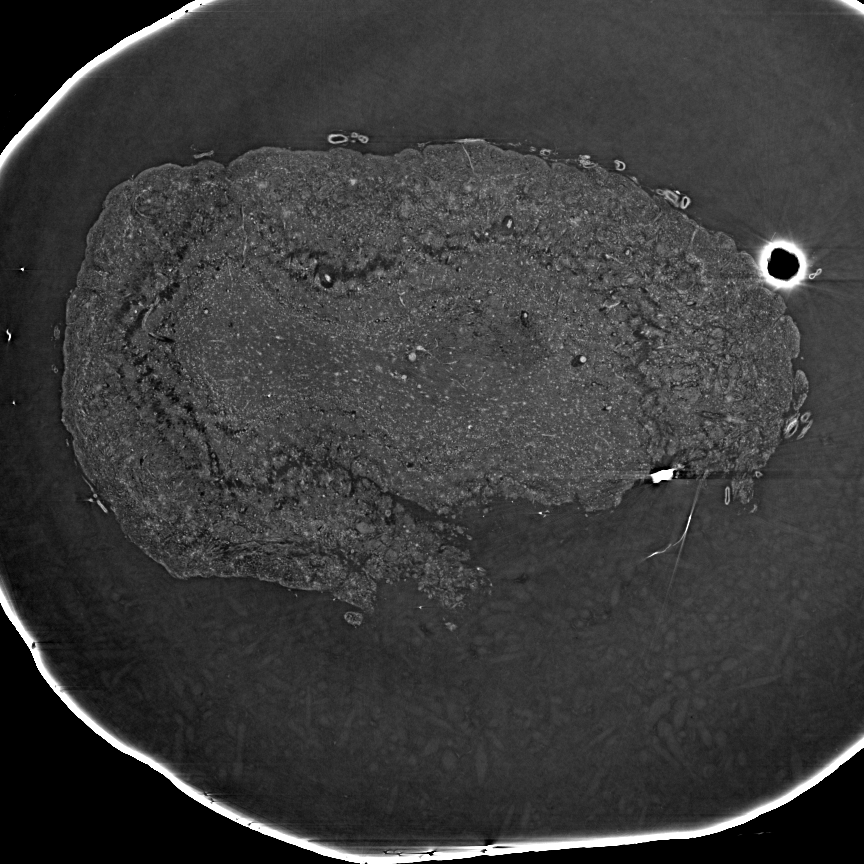
#> input picture data/test/x/reco_0011.tif, 864 x 864 px, found by its file name; its folder holds only this picture in this run
$ python flip_data.py
#> lines starting #> are read from the running program, lines starting #| are printed output that depends on the picture
import os
import argparse
import tifffile
from PIL import Image
import numpy as np

def copy_and_augment_files(src_dir, dest_dir, files, prefix, folder_type):
#> called with src_dir = 'data-100-200-color/val/x', dest_dir = 'data-100-200-color/val/x', prefix = 'ver', folder_type = 'x'
    os.makedirs(dest_dir, exist_ok=True)

    for file in files:
        src_file_path = os.path.join(src_dir, file)

        if folder_type == 'x' and file.endswith('.tif'):
            img = tifffile.imread(src_file_path)
#> img is the input picture: shape (864, 864) float32; min 0, max 1, mean 0.234
            save_func = tifffile.imwrite

        elif folder_type == 'y' and file.endswith('.png'):
            img = np.array(Image.open(src_file_path))
            save_func = lambda path, data: Image.fromarray(data).save(path)

        else:
            print(f"Skipping unsupported file: {file}")
            continue

        new_filename = file.replace('ori', prefix)
        dest_file_path = os.path.join(dest_dir, new_filename)
        save_func(dest_file_path, img)

        if prefix == 'ver' or prefix == 'dbl':
            ver_img = img[::-1, ...]
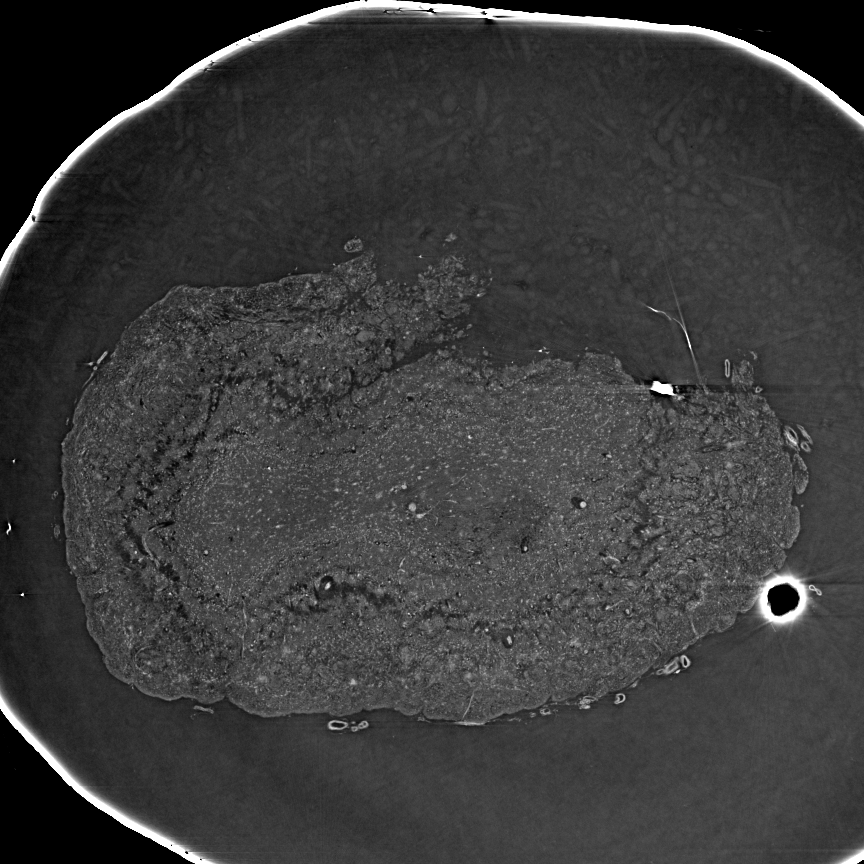
#> ver_img: shape (864, 864) float32; min 0, max 1, mean 0.234
            ver_file_path = dest_file_path.replace(prefix, 'ver')
            save_func(ver_file_path, ver_img)

        if prefix == 'hor' or prefix == 'dbl':
            hor_img = img[:, ::-1, ...]
            hor_file_path = dest_file_path.replace(prefix, 'hor')
            save_func(hor_file_path, hor_img)

        if prefix == 'dbl':
            dbl_img = ver_img[:, ::-1, ...]
            dbl_file_path = dest_file_path.replace(prefix, 'dbl')
            save_func(dbl_file_path, dbl_img)

def main(args):
    data_dir = args.data_dir

    folders = ['x', 'y']

    for mode in ['val', 'test']:
        for folder in folders:
            folder_path = os.path.join(data_dir, mode, folder)
            test_data = sorted(os.listdir(folder_path))

            copy_and_augment_files(folder_path, folder_path, test_data, 'ver', folder)
            copy_and_augment_files(folder_path, folder_path, test_data, 'hor', folder)
#> call 2 of copy_and_augment_files, with src_dir = 'data-100-200-color/val/x', dest_dir = 'data-100-200-color/val/x', prefix = 'hor', folder_type = 'x'
#> in copy_and_augment_files (call 2), `hor_img = img[:, ::-1, ...]`:
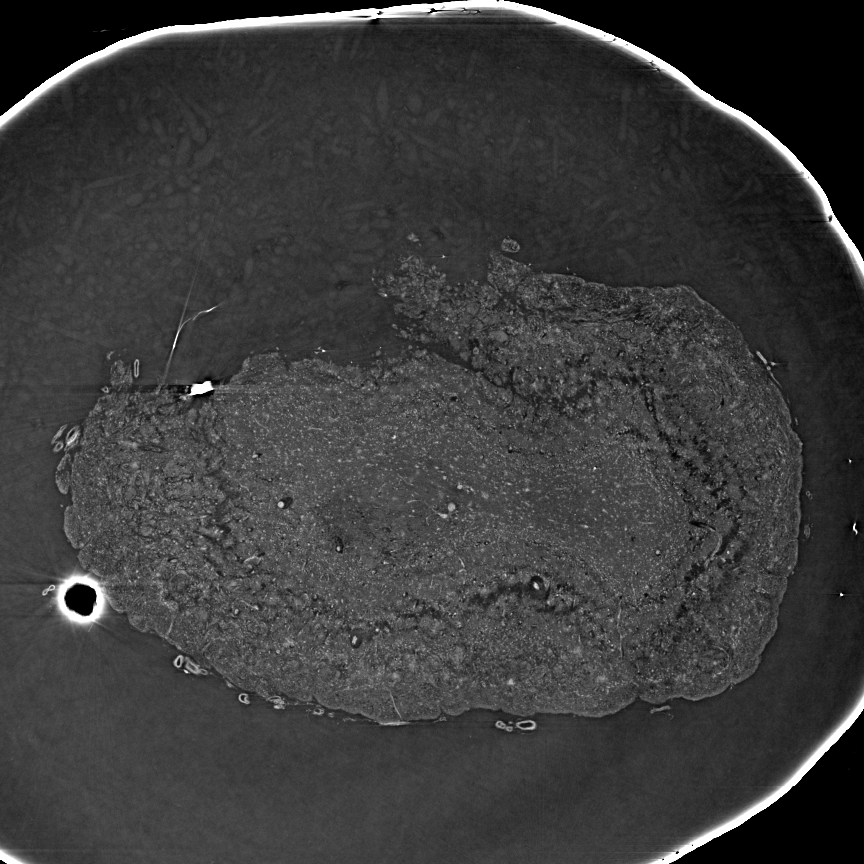
#> hor_img: shape (864, 864) float32; min 0, max 1, mean 0.234
            copy_and_augment_files(folder_path, folder_path, test_data, 'dbl', folder)
#> call 3 of copy_and_augment_files, with src_dir = 'data-100-200-color/val/x', dest_dir = 'data-100-200-color/val/x', prefix = 'dbl', folder_type = 'x'
#> in copy_and_augment_files (call 3), `ver_img = img[::-1, ...]`:
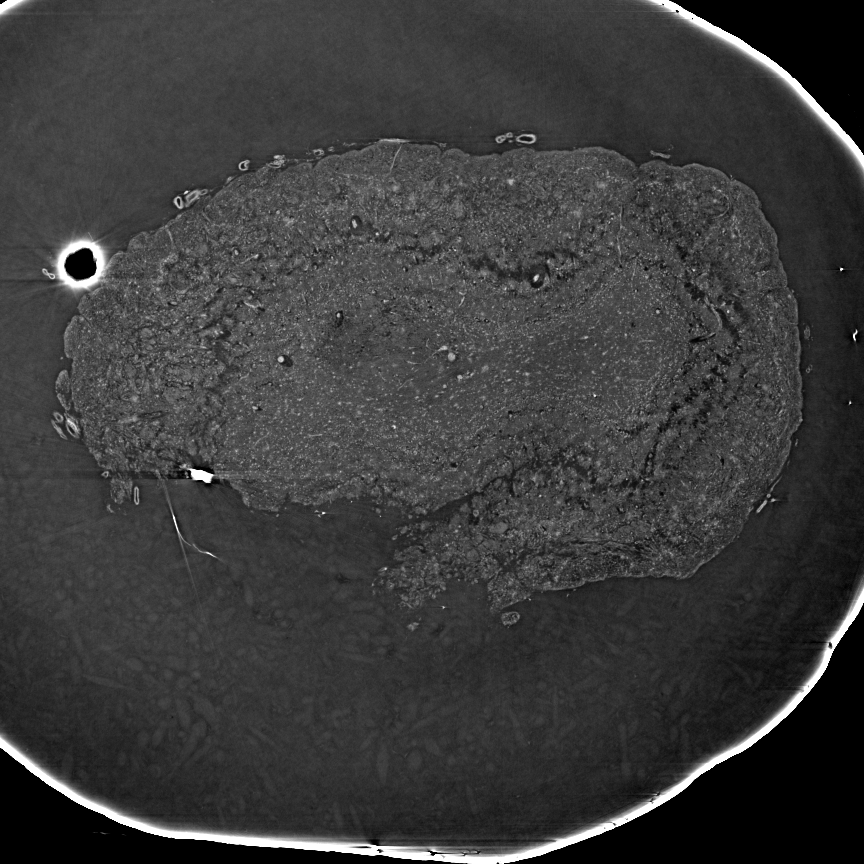
#> ver_img: shape (864, 864) float32; min 0, max 1, mean 0.234

if __name__ == "__main__":
    parser = argparse.ArgumentParser(description="Copy and augment image files from source to destination.")

    parser.add_argument('--data_dir', type=str, default=r'data-100-200-color',
                        help='Path to the source data directory.')

    args = parser.parse_args()
#> (the run stopped early here; a loop or call above may not have finished)

$ run again, on data/test/x/reco_0015.tif
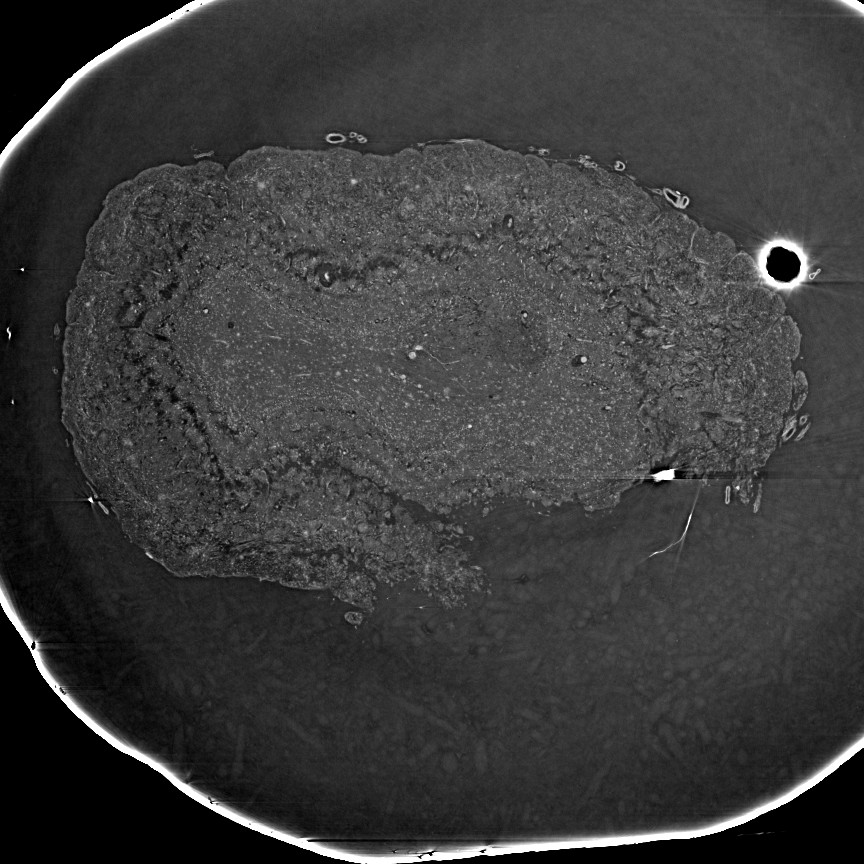
#> input picture data/test/x/reco_0015.tif, 864 x 864 px, found by its file name
#> in copy_and_augment_files, img is the input picture: shape (864, 864) float32; min 0, max 1, mean 0.234
#> in copy_and_augment_files (call 2), `hor_img = img[:, ::-1, ...]`:
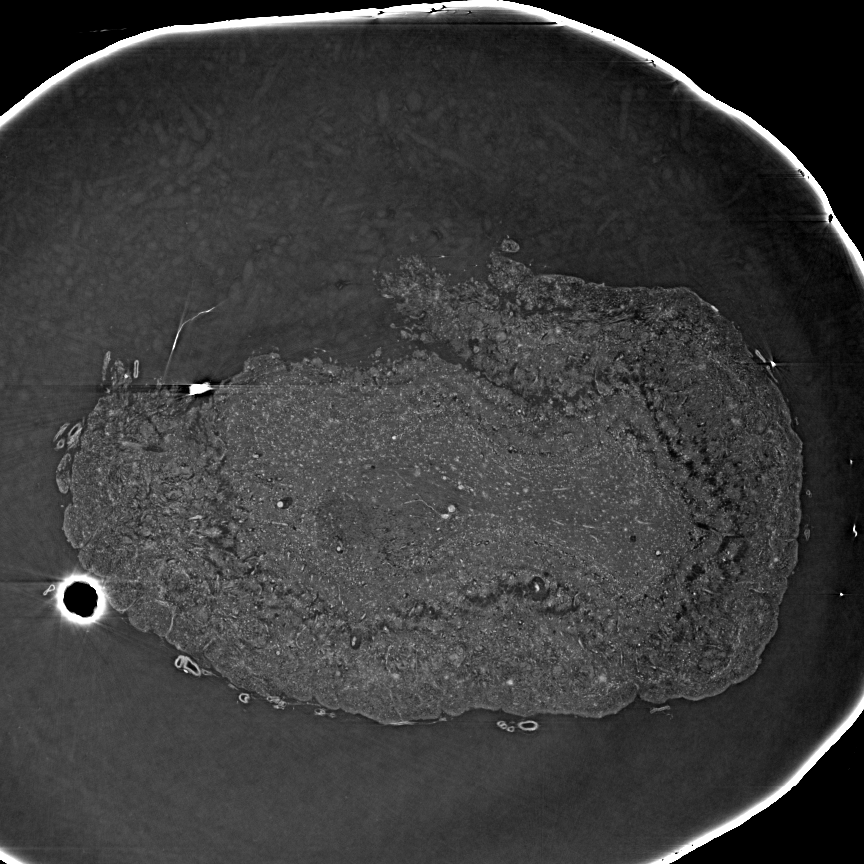
#> hor_img: shape (864, 864) float32; min 0, max 1, mean 0.234
#> in copy_and_augment_files (call 3), `ver_img = img[::-1, ...]`:
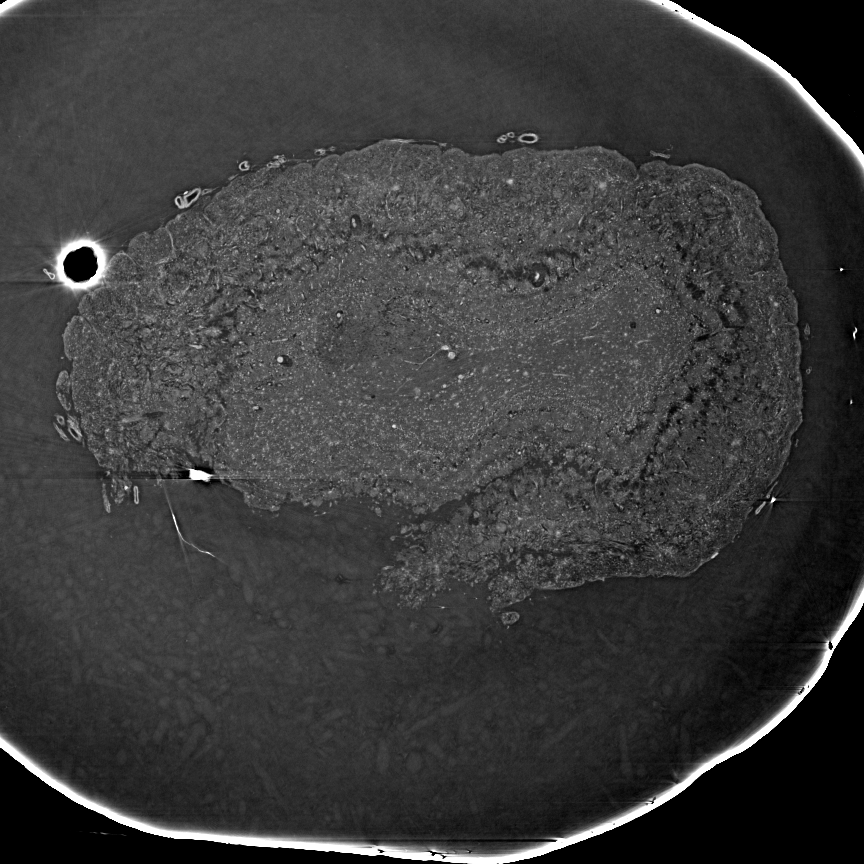
#> ver_img: shape (864, 864) float32; min 0, max 1, mean 0.234
